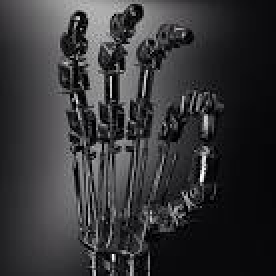
#> input picture _img/terminator_hand.jpg, 138 x 138 px (shown 2 times larger)
$ python app.py
#> lines starting #> are read from the running program, lines starting #| are printed output that depends on the picture
import cv2

img = cv2.imread('../../_img/terminator_hand.jpg')
#> img is the input picture: shape (138, 138, 3); mean B, G, R 55, 53.1, 53.3

for i in range(0, img.shape[0], 1):
    for j in range(0, img.shape[1], 1):
        img[i, j] = (0, (i * j) % 256, 0)
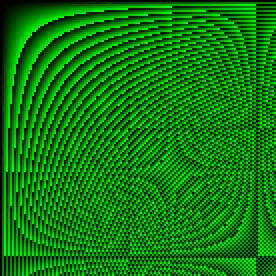
#> img: shape (138, 138, 3) (shown 2 times larger); mean B, G, R 0, 123.4, 0

cv2.imshow('Mod', img)
cv2.waitKey(0)
